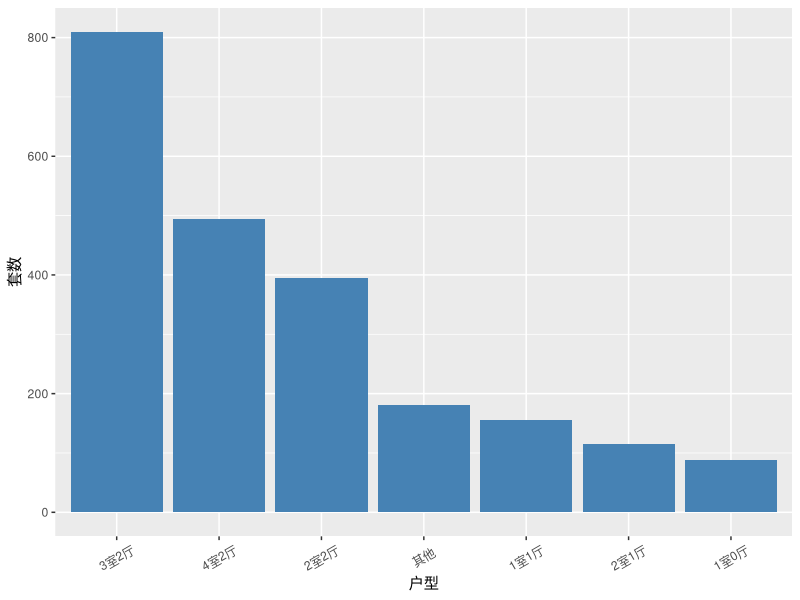

The R script that drew this image:
cq <- read.csv("cq2.csv",sep = ",", stringsAsFactors = FALSE)
cq <- cq[, -11]
names(cq) <- c('名字','户型','面积','朝向','装修','电梯','楼层','区域','价格(万元)','单价(平方米)')
# delete the row with NA
cq2data <-na.omit(cq)
head(cq2data)

# delete 别墅 data
bieshuIndex  <- grep("..别墅",cq2data$户型)
cq2data <- cq2data[-bieshuIndex,]

library(ggplot2)

type_tag <- c('3室2厅','4室2厅','2室2厅','1室1厅','2室1厅','1室0厅')
# 重新划分户型(三目运算符) 这里有点问题,先曲线酒国了
hx <- as.character(cq2data$户型)
cq2data$type.new <- ifelse(hx  %in% type_tag, hx , '其他')

type_freq <- data.frame(table(cq2data$type.new))
# 绘图
type_p <- ggplot(data = type_freq, mapping = aes(x = reorder(Var1, -Freq),y = Freq)) + geom_bar(stat = 'identity', fill = 'steelblue') + theme(axis.text.x  = element_text(angle = 30, vjust = 0.5)) + xlab('户型') + ylab('套数')
type_p
